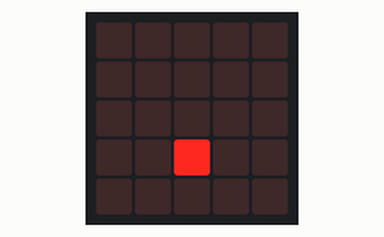
The program below on a simulated BBC micro:bit (MakeCode). Shown: the board's 5×5 LED display. Random numbers come from a fixed seed.

Above: at 0.1 s.
At 4.6 s:
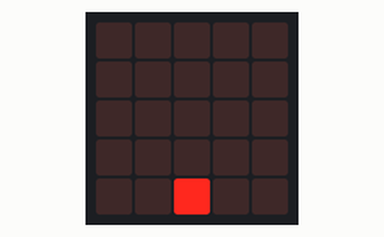
At 9.7 s:
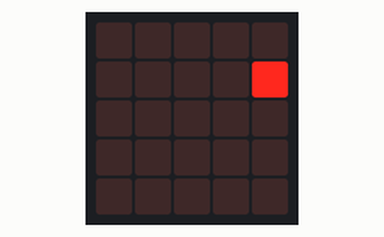
At 19.4 s:
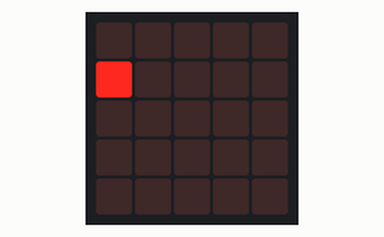
At 29.1 s:
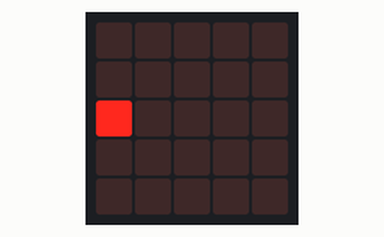
At 39.3 s:
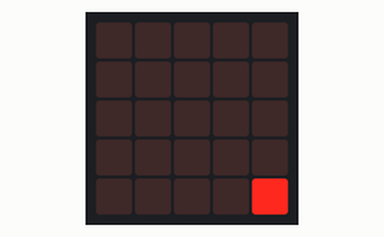

Measured:
- what the display in image 1 shows lasts 0.5 s, from 4.6 s to 5.1 s

The program:

main.ts
```typescript
function crash(): boolean {
    if (x == 0 || y == 0 || y == 4 || x == 4) {
        return true
    } else {
        return false
    }

}

function erlaubt(koordinate: number): number {
    let vorschlag: number;
    if (koordinate == 0) {
        vorschlag = (Math.trunc(Math.random() * 10) % 3 * 2 - 2) / 2
        while (vorschlag == -1) {
            vorschlag = (Math.trunc(Math.random() * 10) % 3 * 2 - 2) / 2
        }
        return vorschlag
    }

    if (koordinate == 4) {
        vorschlag = (Math.trunc(Math.random() * 10) % 3 * 2 - 2) / 2
        while (vorschlag == 1) {
            vorschlag = (Math.trunc(Math.random() * 10) % 3 * 2 - 2) / 2
        }
        return vorschlag
    }

    return (Math.trunc(Math.random() * 10) % 3 * 2 - 2) / 2
}

function random_angle(koordinate2: number) {

    angle = erlaubt(koordinate2)
    return Math.trunc(angle)
}

let angle = 0
let x = 2
let y = 2
forever(function on_forever() {
    let kollision = crash()

    let x_angle = random_angle(x)
    let y_angle = random_angle(y)
    if (x_angle == 0 && y_angle == 0) {

    } else {
        kollision = false
        while (kollision == false) {
            x = x + x_angle
            y = y + y_angle
            led.plot(x, y)
            basic.pause(500)
            basic.clearScreen()
            kollision = crash()
        }
    }

})
```

test.ts
```typescript
// Hier kann man Tests durchführen; diese Datei wird nicht kompiliert, wenn dieses Paket als Erweiterung verwendet wird.
```
